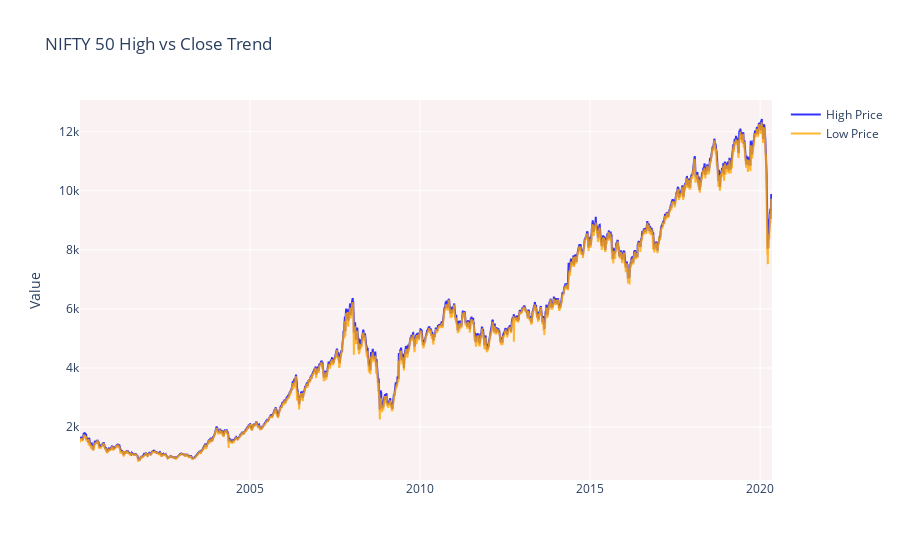

Notebook code cell kept with this figure:
### Markdown cell above
## 1.3 Visualising the NIFTY 50 data

### Code cell
fig = go.Figure()
fig.add_trace(go.Scatter(
         x=nifty_50['Date'],
         y=nifty_50['High'],
         name='High Price',
    line=dict(color='blue'),
    opacity=0.8))

fig.add_trace(go.Scatter(
         x=nifty_50['Date'],
         y=nifty_50['Low'],
         name='Low Price',
    line=dict(color='orange'),
    opacity=0.8))
        
    
fig.update_layout(title_text='NIFTY 50 High vs Close Trend',plot_bgcolor='rgb(250, 242, 242)',yaxis_title='Value')

fig.show()

### Figure 1 — Plotly figure (JSON) as saved in the notebook; plotly's stock layout.template omitted (floating-point values rounded to 4 significant figures; data arrays with more than 128 entries replaced by an {"elided": "..."} marker saying what was removed)
{"data": [{"line": {"color": "blue"}, "name": "High Price", "opacity": 0.8, "type": "scatter", "x": {"elided": "5061 str values"}, "y": {"elided": "5061 float values"}}, {"line": {"color": "orange"}, "name": "Low Price", "opacity": 0.8, "type": "scatter", "x": {"elided": "5061 str values"}, "y": {"elided": "5061 float values"}}], "layout": {"autosize": true, "plot_bgcolor": "rgb(250, 242, 242)", "title": {"text": "NIFTY 50 High vs Close Trend"}, "xaxis": {"autorange": true, "range": ["2000-01-03", "2020-05-08"], "type": "date"}, "yaxis": {"autorange": true, "range": [206.6, 13070.0], "title": {"text": "Value"}, "type": "linear"}}}
